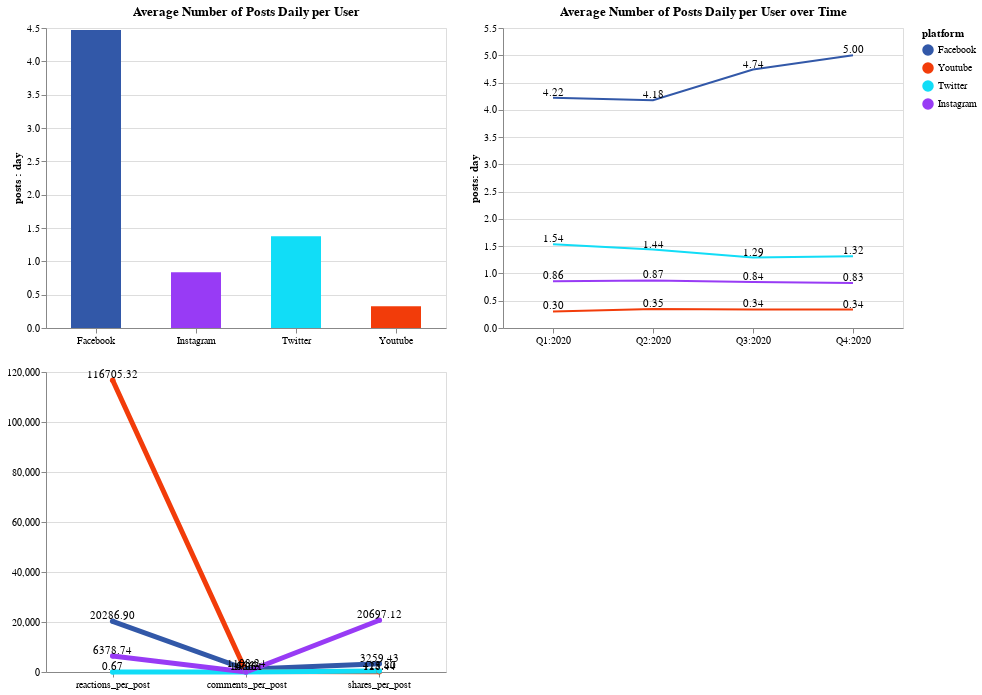

Notebook code for this chart:
### Code cell
input_dropdown = alt.binding_select(options=list(dataset.keys()))
selector = alt.selection_single(fields=['platform'], bind=input_dropdown, name='Select')
color_scale =  alt.Color("platform:N", scale = alt.Scale(domain = list(color_picker.keys()), range = list(color_picker.values())))

num_posts_bar = alt.Chart(total_posts).mark_bar(size = 50).encode(
    x = alt.X("platform", axis = alt.Axis(title = "", labelAngle = 0)),
    y = alt.Y("value", axis=alt.Axis(title = "posts : day")),
    color=alt.condition(selector, color_scale, alt.value("lightgray")),
    tooltip=[alt.Tooltip("platform"), alt.Tooltip("value", title ='posts :day',format='.2f'), ]
).interactive(bind_y = False).properties(
    width = 400,
    height = 300,
    title = "Average Number of Posts Daily per User"
) 
post_activities_line = alt.Chart(post_activities).mark_line().encode(
    x=alt.X('quarter',axis = alt.Axis(title = '', labelAngle = 0)),
    y= alt.Y('value', axis=alt.Axis(title='posts: day'), scale = alt.Scale(domain = (0, 5.5))),
    color= alt.condition(selector, color_scale, alt.value("lightgray")),
).properties(
    width = 400,
    height = 300,
    title = "Average Number of Posts Daily per User over Time"
)
text = alt.Chart(post_activities).mark_text(dx=0, dy=-5).encode(
    x=alt.X("quarter"),
    y=alt.Y('value'),
    text=alt.condition(selector, alt.Text('value:Q', format='.2f'), alt.value(""))
)

panel1 = alt.hconcat(num_posts_bar, post_activities_line + text)

engagement_scatter = alt.Chart(total_engagements).mark_line(point = True, size = 5).encode(
    x = alt.X("attribute", sort = ["reactions_per_post", "comments_per_post", "shares_per_post"], axis = alt.Axis(title = "", labelAngle = 0)),
    y = alt.Y("value", axis = alt.Axis(title = "")),
    color = alt.condition(selector, color_scale, alt.value("lightgray")),
).properties(
    width = 400,
    height = 300,
).add_selection(
    selector
)

text2 = alt.Chart(total_engagements).mark_text(dx=0, dy=-5).encode(
    x=alt.X("attribute", sort = ["reactions_per_post", "comments_per_post", "shares_per_post"], ),
    y=alt.Y('value'),
    text=alt.condition(selector, alt.Text('value:Q', format='.2f'), alt.value(""))
)

alt.vconcat(panel1, engagement_scatter + text2)

### Figure 1 — Vega-Lite specification as saved in the notebook (floating-point values rounded to 4 significant figures)
{"config": {"view": {"continuousWidth": 400, "continuousHeight": 300}}, "vconcat": [{"hconcat": [{"data": {"name": "data-46e2b378f40478a6f9579667e22de0f4"}, "mark": {"type": "bar", "size": 50}, "encoding": {"color": {"condition": {"type": "nominal", "field": "platform", "scale": {"domain": ["Facebook", "Youtube", "Twitter", "Instagram"], "range": ["#3258a8", "#f23c0a", "#11ddf7", "#983bf5"]}, "selection": "Select"}, "value": "lightgray"}, "tooltip": [{"type": "nominal", "field": "platform"}, {"type": "quantitative", "field": "value", "format": ".2f", "title": "posts :day"}], "x": {"type": "nominal", "axis": {"labelAngle": 0, "title": ""}, "field": "platform"}, "y": {"type": "quantitative", "axis": {"title": "posts : day"}, "field": "value"}}, "height": 300, "selection": {"selector044": {"type": "interval", "bind": "scales", "encodings": ["x"]}}, "title": "Average Number of Posts Daily per User", "width": 400}, {"layer": [{"mark": "line", "encoding": {"color": {"condition": {"type": "nominal", "field": "platform", "scale": {"domain": ["Facebook", "Youtube", "Twitter", "Instagram"], "range": ["#3258a8", "#f23c0a", "#11ddf7", "#983bf5"]}, "selection": "Select"}, "value": "lightgray"}, "x": {"type": "nominal", "axis": {"labelAngle": 0, "title": ""}, "field": "quarter"}, "y": {"type": "quantitative", "axis": {"title": "posts: day"}, "field": "value", "scale": {"domain": [0, 5.5]}}}, "height": 300, "title": "Average Number of Posts Daily per User over Time", "width": 400}, {"mark": {"type": "text", "dx": 0, "dy": -5}, "encoding": {"text": {"condition": {"type": "quantitative", "field": "value", "format": ".2f", "selection": "Select"}, "value": ""}, "x": {"type": "nominal", "field": "quarter"}, "y": {"type": "quantitative", "field": "value"}}}], "data": {"name": "data-78442aba5f0d02dd19cd8c2a16369cd5"}}]}, {"layer": [{"mark": {"type": "line", "point": true, "size": 5}, "encoding": {"color": {"condition": {"type": "nominal", "field": "platform", "scale": {"domain": ["Facebook", "Youtube", "Twitter", "Instagram"], "range": ["#3258a8", "#f23c0a", "#11ddf7", "#983bf5"]}, "selection": "Select"}, "value": "lightgray"}, "x": {"type": "nominal", "axis": {"labelAngle": 0, "title": ""}, "field": "attribute", "sort": ["reactions_per_post", "comments_per_post", "shares_per_post"]}, "y": {"type": "quantitative", "axis": {"title": ""}, "field": "value"}}, "height": 300, "selection": {"Select": {"type": "single", "fields": ["platform"], "bind": {"input": "select", "options": ["Facebook", "Youtube", "Twitter", "Instagram"]}}}, "width": 400}, {"mark": {"type": "text", "dx": 0, "dy": -5}, "encoding": {"text": {"condition": {"type": "quantitative", "field": "value", "format": ".2f", "selection": "Select"}, "value": ""}, "x": {"type": "nominal", "field": "attribute", "sort": ["reactions_per_post", "comments_per_post", "shares_per_post"]}, "y": {"type": "quantitative", "field": "value"}}}], "data": {"name": "data-d717a8e9285e6bcdcd0a9f250f3069da"}}], "$schema": "https://vega.github.io/schema/vega-lite/v4.8.1.json", "datasets": {"data-46e2b378f40478a6f9579667e22de0f4": [{"platform": "Facebook", "value": 4.472, "color": "#3258a8"}, {"platform": "Youtube", "value": 0.3281, "color": "#f23c0a"}, {"platform": "Twitter", "value": 1.377, "color": "#11ddf7"}, {"platform": "Instagram", "value": 0.8381, "color": "#983bf5"}], "data-78442aba5f0d02dd19cd8c2a16369cd5": [{"platform": "Facebook", "quarter": "Q1:2020", "value": 4.221, "percentage_change": 0.0, "color": "#3258a8"}, {"platform": "Facebook", "quarter": "Q2:2020", "value": 4.175, "percentage_change": -1.092, "color": "#3258a8"}, {"platform": "Facebook", "quarter": "Q3:2020", "value": 4.739, "percentage_change": 13.5, "color": "#3258a8"}, {"platform": "Facebook", "quarter": "Q4:2020", "value": 5.0, "percentage_change": 5.517, "color": "#3258a8"}, {"platform": "Youtube", "quarter": "Q1:2020", "value": 0.3034, "percentage_change": 0.0, "color": "#f23c0a"}, {"platform": "Youtube", "quarter": "Q2:2020", "value": 0.3476, "percentage_change": 14.58, "color": "#f23c0a"}, {"platform": "Youtube", "quarter": "Q3:2020", "value": 0.3406, "percentage_change": -2.034, "color": "#f23c0a"}, {"platform": "Youtube", "quarter": "Q4:2020", "value": 0.3389, "percentage_change": -0.5063, "color": "#f23c0a"}, {"platform": "Twitter", "quarter": "Q1:2020", "value": 1.537, "percentage_change": 0.0, "color": "#11ddf7"}, {"platform": "Twitter", "quarter": "Q2:2020", "value": 1.438, "percentage_change": -6.437, "color": "#11ddf7"}, {"platform": "Twitter", "quarter": "Q3:2020", "value": 1.292, "percentage_change": -10.14, "color": "#11ddf7"}, {"platform": "Twitter", "quarter": "Q4:2020", "value": 1.317, "percentage_change": 1.913, "color": "#11ddf7"}, {"platform": "Instagram", "quarter": "Q1:2020", "value": 0.8561, "percentage_change": 0.0, "color": "#983bf5"}, {"platform": "Instagram", "quarter": "Q2:2020", "value": 0.872, "percentage_change": 1.849, "color": "#983bf5"}, {"platform": "Instagram", "quarter": "Q3:2020", "value": 0.8441, "percentage_change": -3.194, "color": "#983bf5"}, {"platform": "Instagram", "quarter": "Q4:2020", "value": 0.8267, "percentage_change": -2.06, "color": "#983bf5"}], "data-d717a8e9285e6bcdcd0a9f250f3069da": [{"platform": "Facebook", "attribute": "reactions_per_post", "value": 20290.0, "color": "#3258a8", "order": 0}, {"platform": "Facebook", "attribute": "comments_per_post", "value": 1108.0, "color": "#3258a8", "order": 1}, {"platform": "Facebook", "attribute": "shares_per_post", "value": 3259.0, "color": "#3258a8", "order": 2}, {"platform": "Youtube", "attribute": "reactions_per_post", "value": 116700.0, "color": "#f23c0a", "order": 0}, {"platform": "Youtube", "attribute": "comments_per_post", "value": 166.6, "color": "#f23c0a", "order": 1}, {"platform": "Youtube", "attribute": "shares_per_post", "value": 128.4, "color": "#f23c0a", "order": 2}, {"platform": "Twitter", "attribute": "reactions_per_post", "value": 0.6658, "color": "#11ddf7", "order": 0}, {"platform": "Twitter", "attribute": "comments_per_post", "value": 4.075, "color": "#11ddf7", "order": 1}, {"platform": "Twitter", "attribute": "shares_per_post", "value": 413.8, "color": "#11ddf7", "order": 2}, {"platform": "Instagram", "attribute": "reactions_per_post", "value": 6379.0, "color": "#983bf5", "order": 0}, {"platform": "Instagram", "attribute": "comments_per_post", "value": 17.63, "color": "#983bf5", "order": 1}, {"platform": "Instagram", "attribute": "shares_per_post", "value": 20700.0, "color": "#983bf5", "order": 2}]}}
